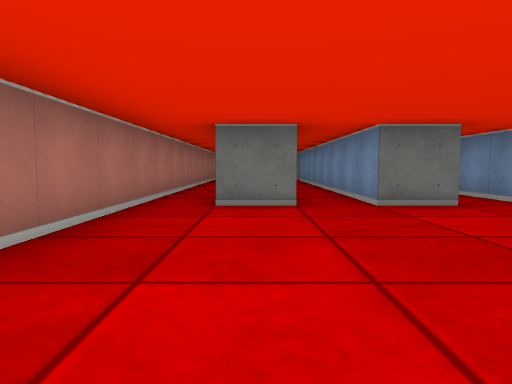
view 1 (above)

16 first-person views from a walk through a cub3D maze. The camera is about half as high as the walls, tilts 4° down and sees 70° across. The floor is counted in squares. Each view is taken from the middle of a square. On the plan, view 1 faces up. The plan holds only what a view shows up to about 9 squares ahead; the rest is blank.

view 2
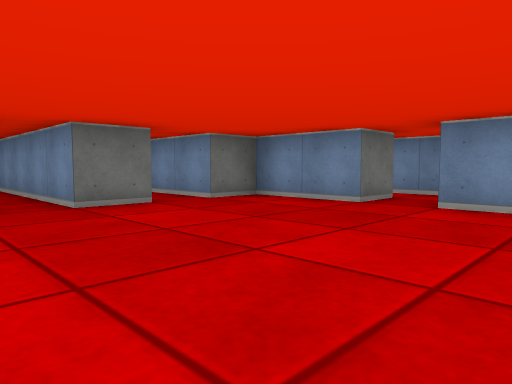

view 3
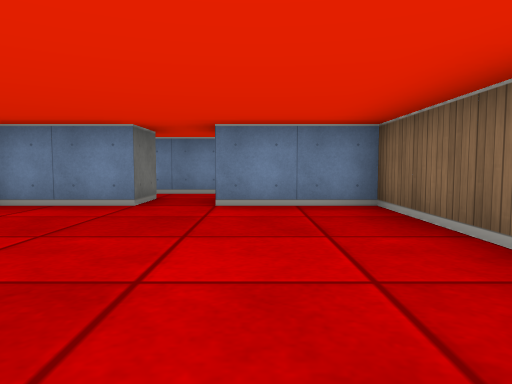

view 4
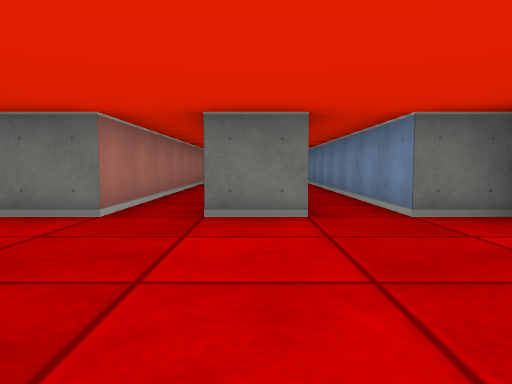

view 5
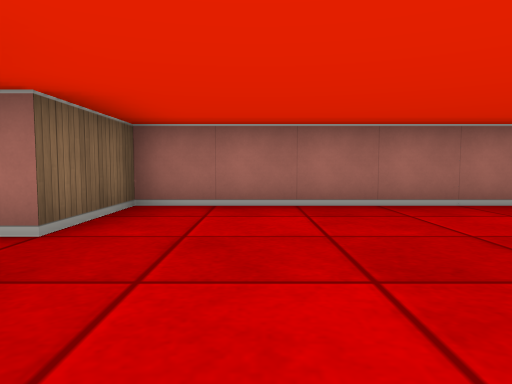

view 6
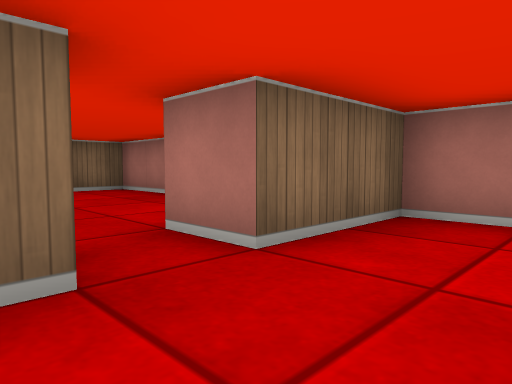

view 7
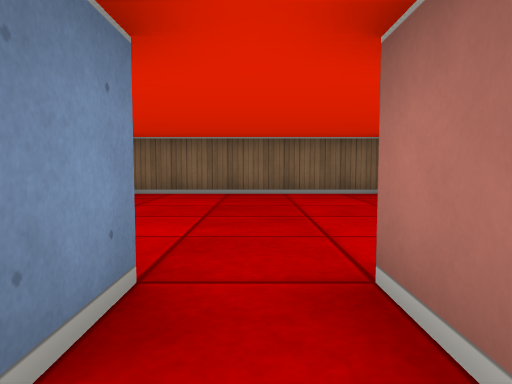

view 8
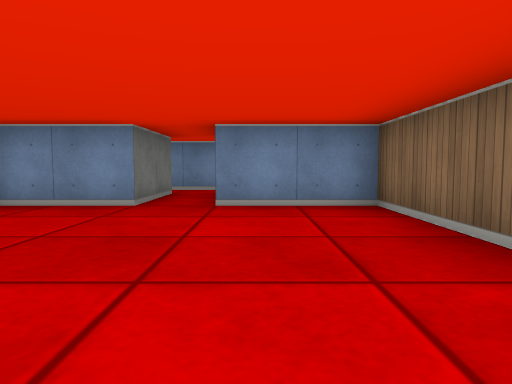

view 9
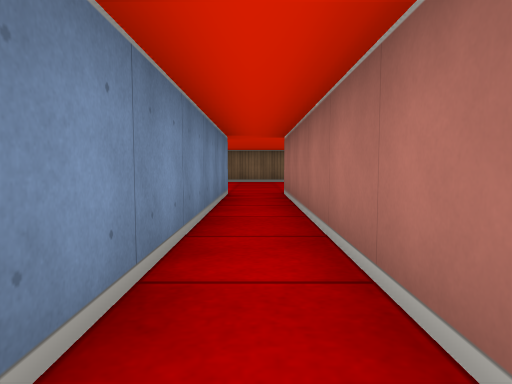

view 10
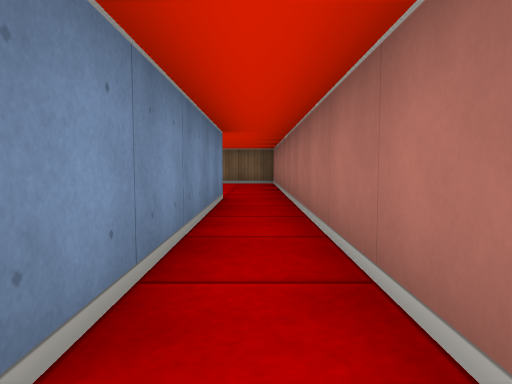

view 11
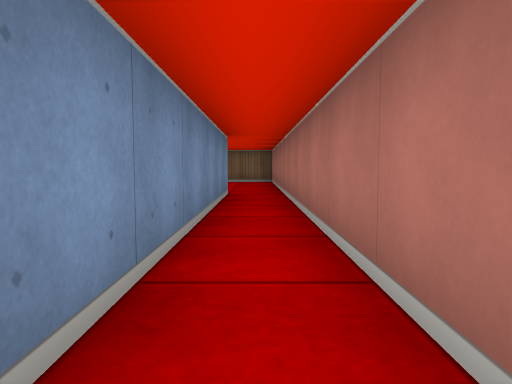

view 12
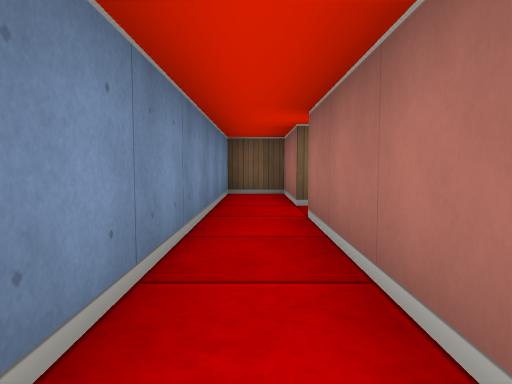

view 13
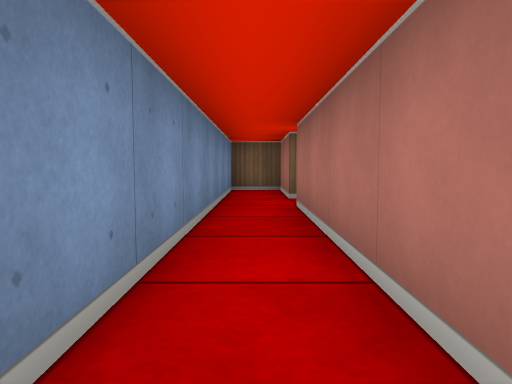

view 14
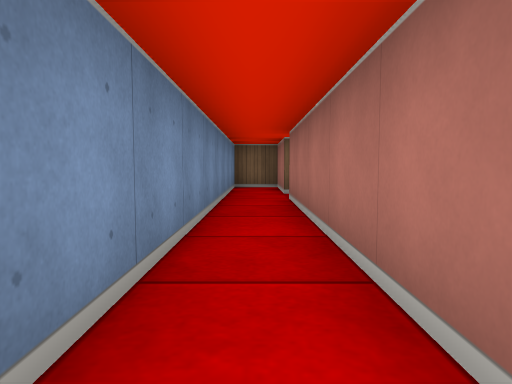

view 15
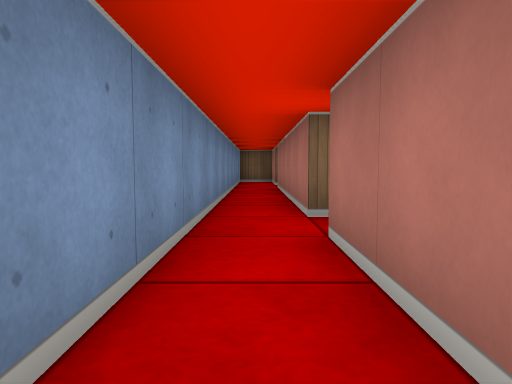

view 16
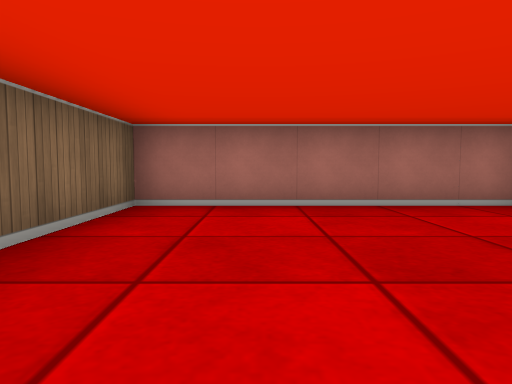

### Floor plan
Points are (right, up) in squares from view 1. A wall is a line through its corners. A room is listed if a view was taken in it or the views show most of it. See-through windows are left out.
Room 1 (views 1, 2, 3, 4, 5, 6, 7, 9, 10, 11)
walls: (0.5, 10) (0.5, 4.5) (-0.5, 4.5) (-0.5, 10.4); (5.5, 2.5) (4.5, 2.5) (4.5, 4.5) (3.5, 4.5) (3.5, 10.4); (1.5, -0.5) (4.5, -0.5) (4.5, 1.5); (2.5, 10.4) (2.5, 4.5) (1.5, 4.5) (1.5, 9); (-1.5, 10.4) (-1.5, -0.5) (0.5, -0.5)
ways out: opening at (1, -1) to room 2; opening at (5, 2) to room 3
Room 2 (views 8, 16)
walls: (1.5, -1.5) (1.5, -0.5); (-1.5, -1.8) (-1.5, -6.5) (3.5, -6.5) (3.5, -4.5); (0.5, -0.5) (0.5, -1.5); (5.5, -3.5) (3.5, -3.5) (3.5, -1.8)
ways out: opening at (1, -1) to room 1; opening at (4.5, -4) to room 3
Room 3 (views 12, 13, 14, 15)
walls: (5.5, 4.4) (5.5, 2.5); (5.5, 1.5) (5.5, -3.5); (5.5, -4.5) (5.5, -6.5) (6.5, -6.5) (6.5, 4.4)
ways out: opening at (5, 2) to room 1; opening at (4.5, -4) to room 2

Positions as (right, up) in squares from view 1, and headings:
1: (0, 0), facing up
2: (0, 0), facing up-right
3: (0, 1), facing right
4: (2, 1), facing up
5: (3, 1), facing left
6: (2, 1), facing down-left
7: (1, 0), facing down
8: (-1, -5), facing right
9: (3, 11), facing down
10: (-1, 10), facing down
11: (-1, 11), facing down
12: (6, 0), facing down
13: (6, 1), facing down
14: (6, 2), facing down
15: (6, 5), facing down
16: (3, -5), facing left
